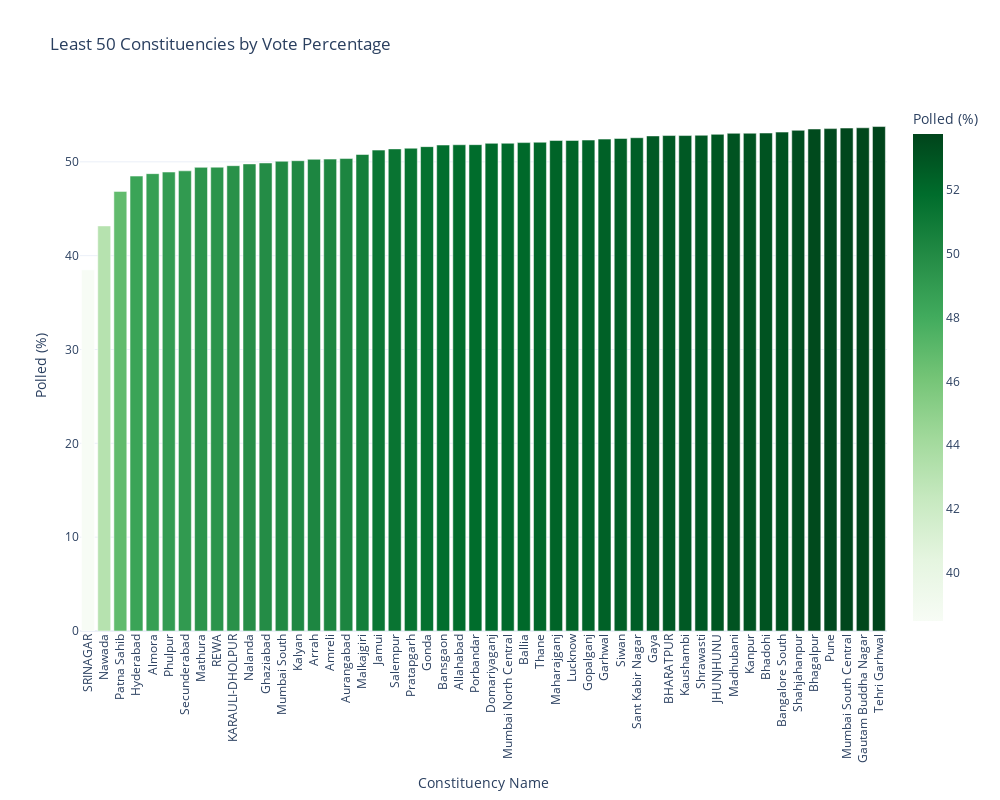

Write notebook code for a chart like this one.
### Markdown cell above
The above bar graph shows **Top 50 Constituency with Highest Vote Percentage** in 2024 General Election in state and union territory [UT].

List of ten constituency in states and UTs with the **highest vote percent**               
1. **Dhubri - 92.08 %**
2. **Ongole - 87.06 %**
3. **Bishnupur - 85.91 %**
4. **Chittoor(SC) - 85.77 %**
5. **Narsaraopet - 85.65 %**
6. **Bapatla (SC) - 85.48 %**
7. **Barpeta - 85.24 %**
8. **Outer Manipur - 85.11 %**
9. **Nagaon - 84.97 %**
10. **Tamluk - 84.79 %**

### Code cell
least_50_constituency_low_vote = merged_data.groupby('PC_Name')['Polled (%)'].nlargest(50).reset_index().sort_values(by='Polled (%)',ascending=True)
least_50_constituency_low_vote
least_50_constituency_low_vote = least_50_constituency_low_vote.head(50)


# Assuming least_50_constituency_low_vote is a DataFrame with the necessary data
fig = px.bar(least_50_constituency_low_vote, x='PC_Name', y='Polled (%)',
             labels={'PC_Name': 'Constituency Name', 'Polled (%)': 'Polled (%)'},
             title='Least 50 Constituencies by Vote Percentage',
             color='Polled (%)',
             color_continuous_scale='greens')

fig.update_layout(xaxis={'categoryorder': 'total ascending'},
                  xaxis_tickangle=-90,
                  width=1000,
                  height=800,
                  template='plotly_white')

fig.update_traces(hovertemplate='<b>%{x}</b><br>Polled: %{y:.2f}%')

fig.show()

### Figure 1 — Plotly figure (JSON) as saved in the notebook; plotly's stock layout.template omitted (floating-point values rounded to 4 significant figures)
{"data": [{"alignmentgroup": "True", "hovertemplate": "<b>%{x}</b><br>Polled: %{y:.2f}%", "legendgroup": "", "marker": {"color": [38.49, 43.17, 46.85, 48.48, 48.74, 48.91, 49.04, 49.41, 49.43, 49.59, 49.78, 49.88, 50.06, 50.12, 50.27, 50.29, 50.35, 50.78, 51.25, 51.38, 51.45, 51.62, 51.79, 51.82, 51.83, 51.97, 51.98, 52.05, 52.09, 52.27, 52.28, 52.32, 52.42, 52.49, 52.57, 52.76, 52.8, 52.8, 52.83, 52.93, 53.04, 53.05, 53.07, 53.17, 53.36, 53.5, 53.54, 53.6, 53.63, 53.76], "coloraxis": "coloraxis", "pattern": {"shape": ""}}, "name": "", "offsetgroup": "", "orientation": "v", "showlegend": false, "textposition": "auto", "type": "bar", "x": ["SRINAGAR", "Nawada", "Patna Sahib", "Hyderabad", "Almora", "Phulpur", "Secunderabad", "Mathura", "REWA", "KARAULI-DHOLPUR", "Nalanda", "Ghaziabad", "Mumbai South", "Kalyan", "Arrah", "Amreli", "Aurangabad", "Malkajgiri", "Jamui", "Salempur", "Pratapgarh", "Gonda", "Bansgaon", "Allahabad", "Porbandar", "Domariyaganj", "Mumbai North Central", "Ballia", "Thane", "Maharajganj", "Lucknow", "Gopalganj", "Garhwal", "Siwan", "Sant Kabir Nagar", "Gaya", "BHARATPUR", "Kaushambi", "Shrawasti", "JHUNJHUNU", "Madhubani", "Kanpur", "Bhadohi", "Bangalore South", "Shahjahanpur", "Bhagalpur", "Pune", "Mumbai South Central", "Gautam Buddha Nagar", "Tehri Garhwal"], "xaxis": "x", "y": [38.49, 43.17, 46.85, 48.48, 48.74, 48.91, 49.04, 49.41, 49.43, 49.59, 49.78, 49.88, 50.06, 50.12, 50.27, 50.29, 50.35, 50.78, 51.25, 51.38, 51.45, 51.62, 51.79, 51.82, 51.83, 51.97, 51.98, 52.05, 52.09, 52.27, 52.28, 52.32, 52.42, 52.49, 52.57, 52.76, 52.8, 52.8, 52.83, 52.93, 53.04, 53.05, 53.07, 53.17, 53.36, 53.5, 53.54, 53.6, 53.63, 53.76], "yaxis": "y"}], "layout": {"barmode": "relative", "coloraxis": {"colorbar": {"title": {"text": "Polled (%)"}}, "colorscale": [[0, "rgb(247,252,245)"], [0.125, "rgb(229,245,224)"], [0.25, "rgb(199,233,192)"], [0.375, "rgb(161,217,155)"], [0.5, "rgb(116,196,118)"], [0.625, "rgb(65,171,93)"], [0.75, "rgb(35,139,69)"], [0.875, "rgb(0,109,44)"], [1, "rgb(0,68,27)"]]}, "height": 800, "legend": {"tracegroupgap": 0}, "title": {"text": "Least 50 Constituencies by Vote Percentage"}, "width": 1000, "xaxis": {"anchor": "y", "autorange": true, "categoryorder": "total ascending", "domain": [0, 1], "range": [-0.5, 49.5], "tickangle": -90, "title": {"text": "Constituency Name"}, "type": "category"}, "yaxis": {"anchor": "x", "autorange": true, "domain": [0, 1], "range": [0, 56.59], "title": {"text": "Polled (%)"}, "type": "linear"}}}
